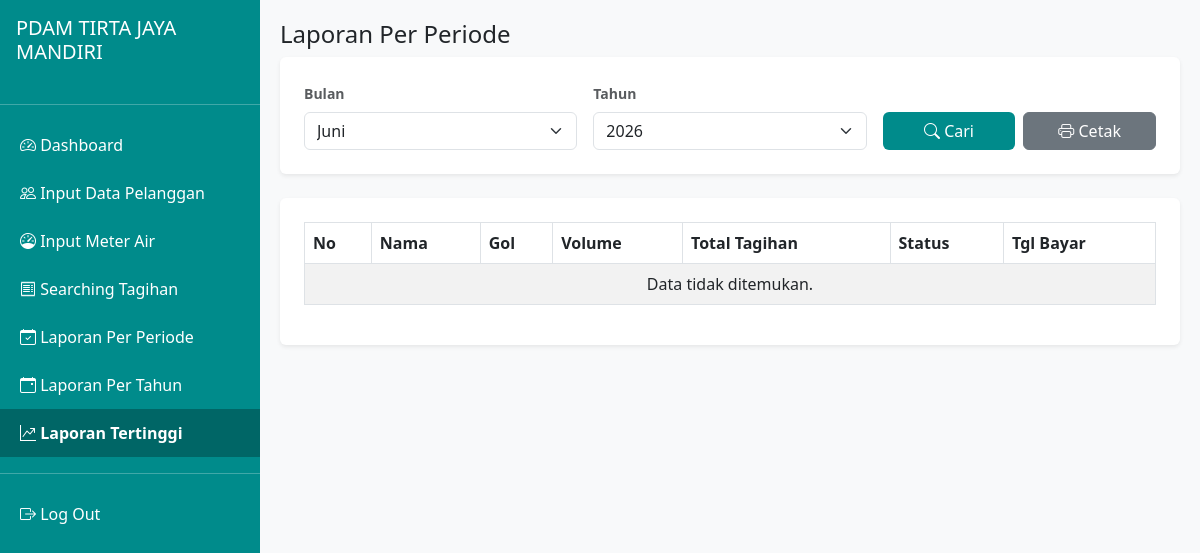
Before: /views/input_data_per_periode.php with the older database file.
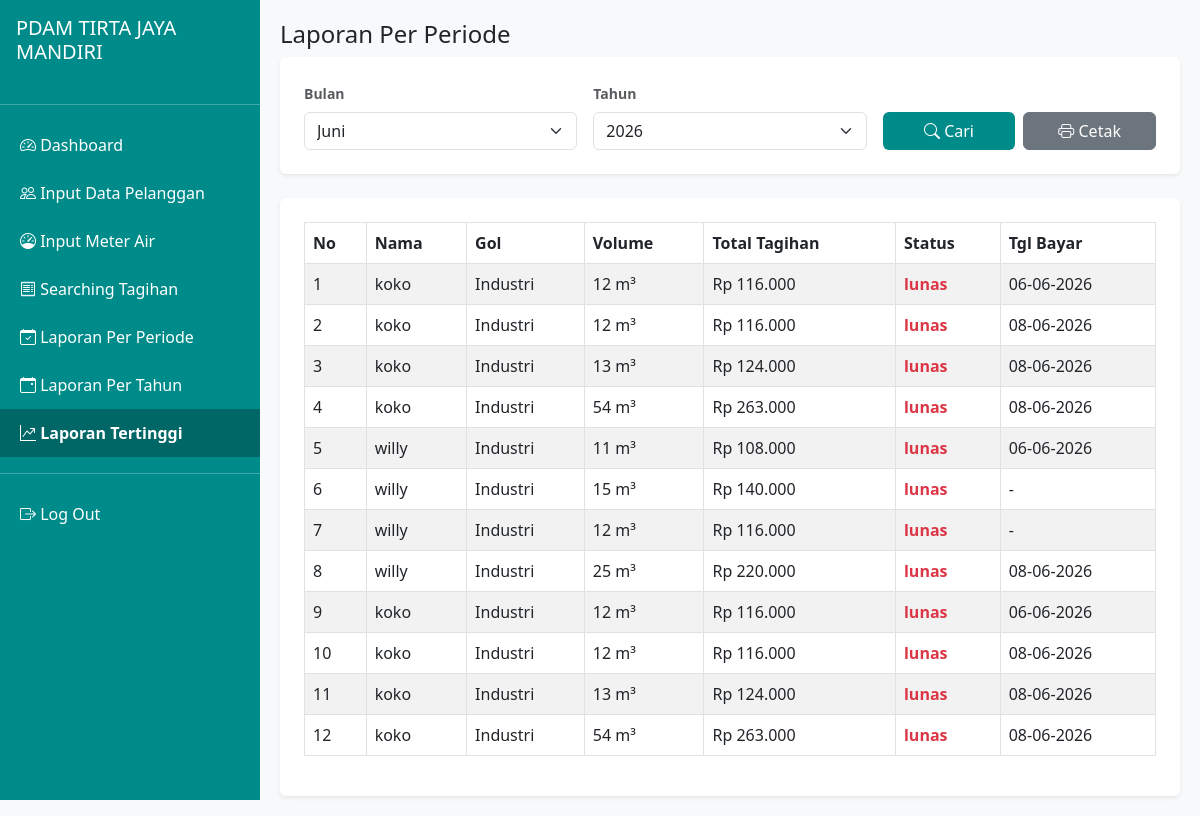
After: the same page with the newer database file.
### tables this page shows
CREATE TABLE `tagihan` (
  `id_tagihan` int(11) NOT NULL,
  `id_pemakaian` int(11) DEFAULT NULL,
  `id_pelanggan` int(11) DEFAULT NULL,
  `total_m3` int(11) DEFAULT NULL,
  `total_tagihan` decimal(15,2) DEFAULT NULL,
  `status_bayar` enum('belum_lunas','lunas') DEFAULT 'belum_lunas',
  `tanggal_bayar` datetime DEFAULT NULL
);

CREATE TABLE `pelanggan` (
  `id_pelanggan` int(11) NOT NULL,
  `nama_pelanggan` varchar(100) NOT NULL,
  `alamat` text DEFAULT NULL,
  `golongan` enum('Rumah Tangga','Industri','instansi pemerintah') NOT NULL,
  `no_hp` varchar(20) DEFAULT NULL,
  `tanggal_daftar` date DEFAULT curdate()
);

### views/input_data_per_periode.php (the view, shortened to what the changed rows need)
<?php
require_once '../config/database.php';
$bulan_pilihan = isset($_GET['bulan']) ? $_GET['bulan'] : date('m');
$tahun_pilihan = isset($_GET['tahun']) ? $_GET['tahun'] : date('Y');
$query = "SELECT p.*, pl.nama_pelanggan, pl.golongan,
                 t.total_m3, t.total_tagihan, t.status_bayar, t.tanggal_bayar
          FROM pemakaian p
          JOIN pelanggan pl ON p.id_pelanggan = pl.id_pelanggan
          LEFT JOIN tagihan t ON p.id_pelanggan = t.id_pelanggan
          AND MONTH(p.tanggal_catat) = MONTH(p.tanggal_catat)
          AND YEAR(p.tanggal_catat) = YEAR(p.tanggal_catat)
          WHERE MONTH(p.tanggal_catat) = '$bulan_pilihan'
          AND YEAR(p.tanggal_catat) = '$tahun_pilihan'";
$result = mysqli_query($conn, $query);
?>
<!DOCTYPE html>
<html lang="id">
<head>
    <link href="https://cdn.jsdelivr.net/npm/bootstrap@5.3.0/dist/css/bootstrap.min.css" rel="stylesheet">
    <link rel="stylesheet" href="https://cdn.jsdelivr.net/npm/bootstrap-icons@1.10.0/font/bootstrap-icons.css">
</head>
<body class="bg-light">
<div class="main-content">
    <div class="card shadow-sm border-0">
        <div class="card-body p-4">
            <div class="table-responsive">
                <table class="table table-bordered table-striped table-hover">
                    <thead class="text-white" style="background-color: #008b8b;">
                        <tr>
                            <th>No</th><th>Nama</th><th>Gol</th><th>Volume</th><th>Total Tagihan</th><th>Status</th><th>Tgl Bayar</th>
                        </tr>
                    </thead>
                    <tbody>
    <?php
    if (mysqli_num_rows($result) > 0):
        $no = 1;
        while ($row = mysqli_fetch_assoc($result)):
            $volume = !empty($row['total_m3']) ? $row['total_m3'] . " m³" : "-";
            $total_t = !empty($row['total_tagihan']) ? "Rp " . number_format($row['total_tagihan'], 0, ',', '.') : "-";
            $status = !empty($row['status_bayar']) ? $row['status_bayar'] : 'Belum Dibayar';
            $warna = ($status == 'Lunas') ? 'text-success' : 'text-danger';
            $tgl = !empty($row['tanggal_bayar']) ? date('d-m-Y', strtotime($row['tanggal_bayar'])) : '-';
    ?>
    <tr>
        <td><?= $no++; ?></td>
        <td><?= $row['nama_pelanggan']; ?></td>
        <td><?= $row['golongan']; ?></td>
        <td><?= $volume; ?></td>
        <td><?= $total_t; ?></td>
        <td class="fw-bold <?= $warna ?>"><?= $status ?></td>
        <td><?= $tgl ?></td>
    </tr>
    <?php endwhile; else: ?>
    <tr><td colspan="7" class="text-center">Data tidak ditemukan.</td></tr>
    <?php endif; ?>
</tbody>
                </table>
            </div>
        </div>
    </div>
</div>
</body>
</html>

Changed rows visible on the page:
now on this page (row edited): tagihan: id_pelanggan.nama_pelanggan "koko", id_pelanggan.golongan "Industri", total_m3 "12 m³", total_tagihan "Rp 116.000", status_bayar "lunas", tanggal_bayar "06-06-2026"
added tagihan: id_pelanggan.nama_pelanggan "koko", id_pelanggan.golongan "Industri", total_m3 "12 m³", total_tagihan "Rp 116.000", status_bayar "lunas", tanggal_bayar "08-06-2026"
added tagihan: id_pelanggan.nama_pelanggan "koko", id_pelanggan.golongan "Industri", total_m3 "13 m³", total_tagihan "Rp 124.000", status_bayar "lunas", tanggal_bayar "08-06-2026"
added tagihan: id_pelanggan.nama_pelanggan "koko", id_pelanggan.golongan "Industri", total_m3 "54 m³", total_tagihan "Rp 263.000", status_bayar "lunas", tanggal_bayar "08-06-2026"
now on this page (row edited): tagihan: id_pelanggan.nama_pelanggan "willy", id_pelanggan.golongan "Industri", total_m3 "11 m³", total_tagihan "Rp 108.000", status_bayar "lunas", tanggal_bayar "06-06-2026"
added tagihan: id_pelanggan.nama_pelanggan "willy", id_pelanggan.golongan "Industri", total_m3 "15 m³", total_tagihan "Rp 140.000", status_bayar "lunas", tanggal_bayar "-"
added tagihan: id_pelanggan.nama_pelanggan "willy", id_pelanggan.golongan "Industri", total_m3 "12 m³", total_tagihan "Rp 116.000", status_bayar "lunas", tanggal_bayar "-"
added tagihan: id_pelanggan.nama_pelanggan "willy", id_pelanggan.golongan "Industri", total_m3 "25 m³", total_tagihan "Rp 220.000", status_bayar "lunas", tanggal_bayar "08-06-2026"
Other visible differences:
text no longer shown: "Data tidak ditemukan."
